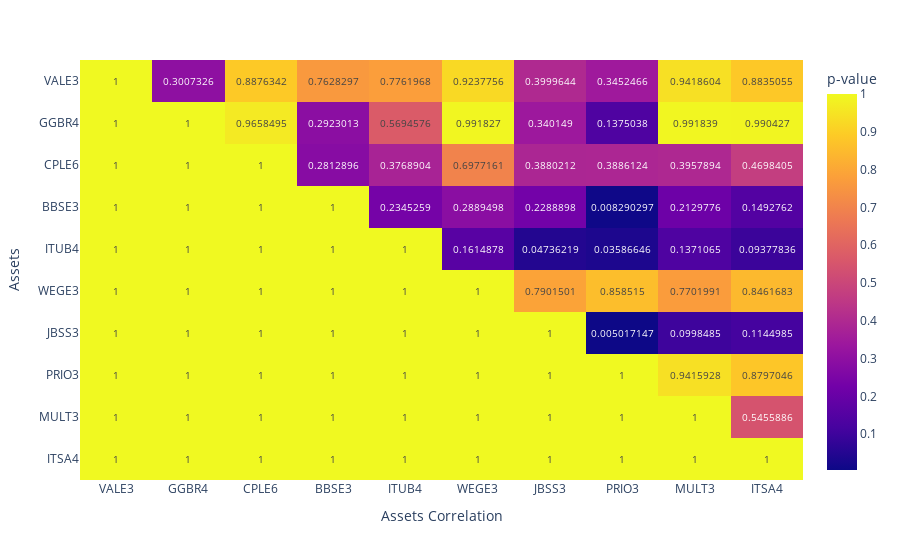

Notebook source saved alongside this figure:
### Code cell
fig = px.imshow(pvalues, 
                labels=dict(x="Assets Correlation", y="Assets", color="p-value"),
                x=stocks, y=stocks,
                aspect="auto", text_auto=True)
fig.show()

### Figure 1 — Plotly figure (JSON) as saved in the notebook; plotly's stock layout.template omitted (floating-point values rounded to 4 significant figures)
{"data": [{"coloraxis": "coloraxis", "hovertemplate": "Assets Correlation: %{x}<br>Assets: %{y}<br>p-value: %{z}<extra></extra>", "name": "0", "texttemplate": "%{z}", "type": "heatmap", "x": ["VALE3", "GGBR4", "CPLE6", "BBSE3", "ITUB4", "WEGE3", "JBSS3", "PRIO3", "MULT3", "ITSA4"], "xaxis": "x", "y": ["VALE3", "GGBR4", "CPLE6", "BBSE3", "ITUB4", "WEGE3", "JBSS3", "PRIO3", "MULT3", "ITSA4"], "yaxis": "y", "z": [[1, 0.3007, 0.8876, 0.7628, 0.7762, 0.9238, 0.4, 0.3452, 0.9419, 0.8835], [1, 1, 0.9658, 0.2923, 0.5695, 0.9918, 0.3401, 0.1375, 0.9918, 0.9904], [1, 1, 1, 0.2813, 0.3769, 0.6977, 0.388, 0.3886, 0.3958, 0.4698], [1, 1, 1, 1, 0.2345, 0.2889, 0.2289, 0.00829, 0.213, 0.1493], [1, 1, 1, 1, 1, 0.1615, 0.04736, 0.03587, 0.1371, 0.09378], [1, 1, 1, 1, 1, 1, 0.7902, 0.8585, 0.7702, 0.8462], [1, 1, 1, 1, 1, 1, 1, 0.005017, 0.09985, 0.1145], [1, 1, 1, 1, 1, 1, 1, 1, 0.9416, 0.8797], [1, 1, 1, 1, 1, 1, 1, 1, 1, 0.5456], [1, 1, 1, 1, 1, 1, 1, 1, 1, 1]]}], "layout": {"coloraxis": {"colorbar": {"title": {"text": "p-value"}}, "colorscale": [[0, "#0d0887"], [0.1111, "#46039f"], [0.2222, "#7201a8"], [0.3333, "#9c179e"], [0.4444, "#bd3786"], [0.5556, "#d8576b"], [0.6667, "#ed7953"], [0.7778, "#fb9f3a"], [0.8889, "#fdca26"], [1, "#f0f921"]]}, "margin": {"t": 60}, "xaxis": {"anchor": "y", "domain": [0, 1], "title": {"text": "Assets Correlation"}}, "yaxis": {"anchor": "x", "autorange": "reversed", "domain": [0, 1], "title": {"text": "Assets"}}}}
